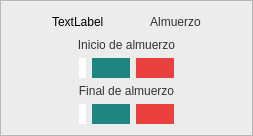
           <widget class="QFrame" name="frame_16">
            <property name="styleSheet">
             <string notr="true">background-color:#EBEDED;</string>
            </property>
            <property name="frameShape">
             <enum>QFrame::StyledPanel</enum>
            </property>
            <property name="frameShadow">
             <enum>QFrame::Raised</enum>
            </property>
            <layout class="QVBoxLayout" name="verticalLayout_26">
             <item>
              <layout class="QVBoxLayout" name="verticalLayout_27">
               <item>
                <layout class="QVBoxLayout" name="verticalLayout_28">
                 <item>
                  <layout class="QHBoxLayout" name="horizontalLayout_27">
                   <item>
                    <spacer name="horizontalSpacer_51">
                     <property name="orientation">
                      <enum>Qt::Horizontal</enum>
                     </property>
                     <property name="sizeHint" stdset="0">
                      <size>
                       <width>40</width>
                       <height>20</height>
                      </size>
                     </property>
                    </spacer>
                   </item>
                   <item>
                    <widget class="QLabel" name="icon_almuerzo">
                     <property name="styleSheet">
                      <string notr="true">background-color:#EBEDED;</string>
                     </property>
                     <property name="text">
                      <string>TextLabel</string>
                     </property>
                    </widget>
                   </item>
                   <item>
                    <spacer name="horizontalSpacer_52">
                     <property name="orientation">
                      <enum>Qt::Horizontal</enum>
                     </property>
                     <property name="sizeHint" stdset="0">
                      <size>
                       <width>40</width>
                       <height>20</height>
                      </size>
                     </property>
                    </spacer>
                   </item>
                   <item>
                    <widget class="QLabel" name="label_20">
                     <property name="styleSheet">
                      <string notr="true">background-color:#EBEDED;
font: 14pt &quot;MS Shell Dlg 2&quot;;
color:#333333;</string>
                     </property>
                     <property name="text">
                      <string>Almuerzo</string>
                     </property>
                     <property name="alignment">
                      <set>Qt::AlignCenter</set>
                     </property>
                    </widget>
                   </item>
                   <item>
                    <spacer name="horizontalSpacer_62">
                     <property name="orientation">
                      <enum>Qt::Horizontal</enum>
                     </property>
                     <property name="sizeHint" stdset="0">
                      <size>
                       <width>40</width>
                       <height>20</height>
                      </size>
                     </property>
                    </spacer>
                   </item>
                  </layout>
                 </item>
                </layout>
               </item>
               <item>
                <widget class="QLabel" name="label_21">
                 <property name="styleSheet">
                  <string notr="true">background-color:#EBEDED;
font: 13pt &quot;MS Shell Dlg 2&quot;;
color:#333333;</string>
                 </property>
                 <property name="text">
                  <string>Inicio de almuerzo</string>
                 </property>
                 <property name="alignment">
                  <set>Qt::AlignCenter</set>
                 </property>
                </widget>
               </item>
               <item>
                <layout class="QHBoxLayout" name="horizontalLayout_28">
                 <item>
                  <spacer name="horizontalSpacer_53">
                   <property name="orientation">
                    <enum>Qt::Horizontal</enum>
                   </property>
                   <property name="sizeHint" stdset="0">
                    <size>
                     <width>40</width>
                     <height>20</height>
                    </size>
                   </property>
                  </spacer>
                 </item>
                 <item>
                  <widget class="QLabel" name="inicio_almuerzo">
                   <property name="styleSheet">
                    <string notr="true">background-color:white;
font: 14pt &quot;MS Shell Dlg 2&quot;;
color:#333333;
min-width: 7em;
min-height:1em;
max-width:7em;
border-style: outset;
border-radius: 13px;</string>
                   </property>
                   <property name="text">
                    <string/>
                   </property>
                   <property name="alignment">
                    <set>Qt::AlignCenter</set>
                   </property>
                  </widget>
                 </item>
                 <item>
                  <widget class="QPushButton" name="search_ialmuerzo">
                   <property name="styleSheet">
                    <string notr="true">background-color: #1D8680;
border-style: outset;
border-radius: 13px;
font: 10pt &quot;MS Shell Dlg 2&quot;;
color: #333333;
padding: 3px;
max-width:1.3em;
max-height:1.3em;
min-width:1.3em;
min-height:1.3em;</string>
                   </property>
                   <property name="text">
                    <string/>
                   </property>
                   <property name="autoDefault">
                    <bool>true</bool>
                   </property>
                  </widget>
                 </item>
                 <item>
                  <widget class="QPushButton" name="erase_ialmuerzo">
                   <property name="styleSheet">
                    <string notr="true">background-color: #EB403E;
border-style: outset;
border-radius: 13px;
font: 10pt &quot;MS Shell Dlg 2&quot;;
color: #333333;
padding: 3px;
max-width:1.3em;
max-height:1.3em;
min-width:1.3em;
min-height:1.3em;</string>
                   </property>
                   <property name="text">
                    <string/>
                   </property>
                   <property name="autoDefault">
                    <bool>true</bool>
                   </property>
                  </widget>
                 </item>
                 <item>
                  <spacer name="horizontalSpacer_54">
                   <property name="orientation">
                    <enum>Qt::Horizontal</enum>
                   </property>
                   <property name="sizeHint" stdset="0">
                    <size>
                     <width>40</width>
                     <height>20</height>
                    </size>
                   </property>
                  </spacer>
                 </item>
                </layout>
               </item>
               <item>
                <widget class="QLabel" name="label_22">
                 <property name="styleSheet">
                  <string notr="true">background-color:#EBEDED;
font: 13pt &quot;MS Shell Dlg 2&quot;;
color:#333333;</string>
                 </property>
                 <property name="text">
                  <string>Final de almuerzo</string>
                 </property>
                 <property name="alignment">
                  <set>Qt::AlignCenter</set>
                 </property>
                </widget>
               </item>
               <item>
                <layout class="QHBoxLayout" name="horizontalLayout_29">
                 <item>
                  <spacer name="horizontalSpacer_55">
                   <property name="orientation">
                    <enum>Qt::Horizontal</enum>
                   </property>
                   <property name="sizeHint" stdset="0">
                    <size>
                     <width>40</width>
                     <height>20</height>
                    </size>
                   </property>
                  </spacer>
                 </item>
                 <item>
                  <widget class="QLabel" name="final_almuerzo">
                   <property name="styleSheet">
                    <string notr="true">background-color:white;
font: 14pt &quot;MS Shell Dlg 2&quot;;
color:#333333;
min-width: 7em;
min-height:1em;
max-width:7em;
border-style: outset;
border-radius: 13px;</string>
                   </property>
                   <property name="text">
                    <string/>
                   </property>
                   <property name="alignment">
                    <set>Qt::AlignCenter</set>
                   </property>
                  </widget>
                 </item>
                 <item>
                  <widget class="QPushButton" name="search_falmuerzo">
                   <property name="styleSheet">
                    <string notr="true">background-color: #1D8680;
border-style: outset;
border-radius: 13px;
font: 10pt &quot;MS Shell Dlg 2&quot;;
color: #333333;
padding: 3px;
max-width:1.3em;
max-height:1.3em;
min-width:1.3em;
min-height:1.3em;</string>
                   </property>
                   <property name="text">
                    <string/>
                   </property>
                   <property name="autoDefault">
                    <bool>true</bool>
                   </property>
                  </widget>
                 </item>
                 <item>
                  <widget class="QPushButton" name="erase_falmuerzo">
                   <property name="styleSheet">
                    <string notr="true">background-color: #EB403E;
border-style: outset;
border-radius: 13px;
font: 10pt &quot;MS Shell Dlg 2&quot;;
color: #333333;
padding: 3px;
max-width:1.3em;
max-height:1.3em;
min-width:1.3em;
min-height:1.3em;</string>
                   </property>
                   <property name="text">
                    <string/>
                   </property>
                   <property name="autoDefault">
                    <bool>true</bool>
                   </property>
                  </widget>
                 </item>
                 <item>
                  <spacer name="horizontalSpacer_56">
                   <property name="orientation">
                    <enum>Qt::Horizontal</enum>
                   </property>
                   <property name="sizeHint" stdset="0">
                    <size>
                     <width>40</width>
                     <height>20</height>
                    </size>
                   </property>
                  </spacer>
                 </item>
                </layout>
               </item>
              </layout>
             </item>
            </layout>
           </widget>
